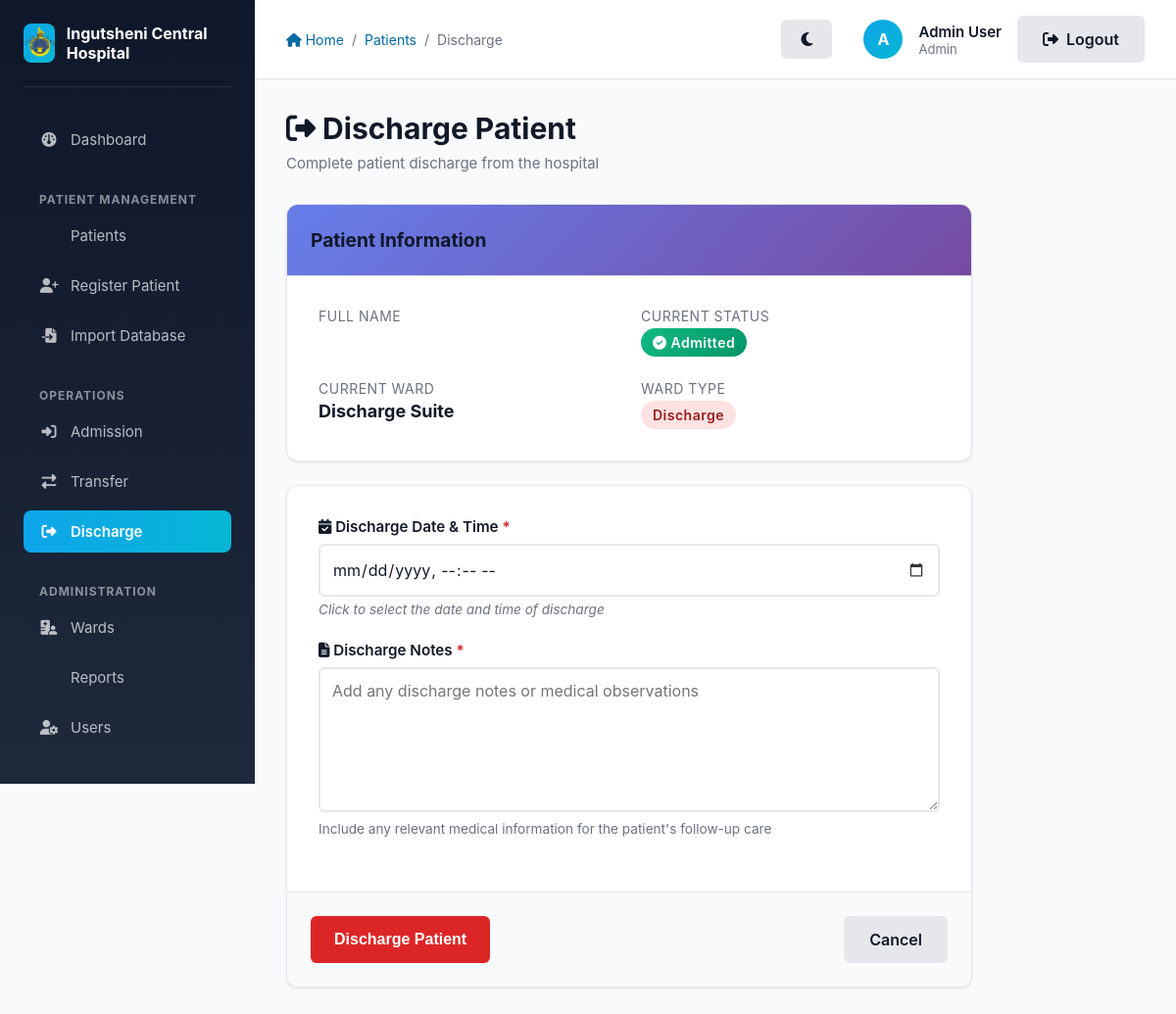
Page /patient/5/discharge (signed in) on the committed database.
### app/models/models.py (models this page shows, shortened)
class User(db.Model, UserMixin):
    __tablename__ = 'users'
    id = db.Column(db.Integer, primary_key=True)
    name = db.Column(db.String(100), nullable=False)
    email = db.Column(db.String(120), unique=True, nullable=False)
    password_hash = db.Column(db.String(128), nullable=False)
    role_id = db.Column(db.Integer, db.ForeignKey('roles.id'), nullable=False)
    ward_id = db.Column(db.Integer, db.ForeignKey('wards.id'), nullable=True)

class Role(db.Model):
    __tablename__ = 'roles'
    id = db.Column(db.Integer, primary_key=True)
    name = db.Column(db.String(50), unique=True, nullable=False)
    users = db.relationship('User', backref='role_obj', lazy=True)

class Ward(db.Model):
    __tablename__ = 'wards'
    id = db.Column(db.Integer, primary_key=True)
    name = db.Column(db.String(100), unique=True, nullable=False)
    type = db.Column(db.String(50), nullable=False) # Admission, General, Discharge
    capacity = db.Column(db.Integer, nullable=True)
    users = db.relationship('User', backref='ward_obj', lazy=True)
    patients = db.relationship('Patient', backref='current_ward', lazy=True)

### app/patients/routes.py (the view, shortened to what this page needs)
@patients.route('/patient/<int:patient_id>/discharge', methods=['GET', 'POST'])
@login_required
def discharge_patient(patient_id):
    patient = Patient.query.get_or_404(patient_id)
    if patient.status != 'Admitted':
        flash('Only admitted patients can be discharged.', 'warning')
        return redirect(url_for('patients.list_patients'))
    ward = Ward.query.get(patient.ward_id)
    if ward.type != 'Discharge':
        flash('Patients can only be discharged via the Discharge Ward. Please transfer them to the Discharge Ward first.', 'danger')
        return redirect(url_for('patients.list_patients'))
    form = DischargeForm()
    return render_template('patients/discharge.html', title='Discharge Patient', form=form, patient=patient)

### app/patients/forms.py
class DischargeForm(FlaskForm):
    discharge_datetime = DateTimeField('Discharge Date & Time', format='%Y-%m-%d %H:%M', validators=[DataRequired()])
    notes = TextAreaField('Discharge Notes', validators=[DataRequired(), Length(min=10, max=1000)])
    submit = SubmitField('Discharge Patient')

### app/models/models.py (called while the page is built)
@login_manager.user_loader
def load_user(user_id):
    return User.query.get(int(user_id))

### app/templates/patients/discharge.html (shortened to what this page needs)
{% extends "layout.html" %}
{% block breadcrumb %}
    <a href="{{ url_for('main.index') }}"><i class="fas fa-home"></i> Home</a>
    <span>/</span>
    <a href="{{ url_for('patients.list_patients') }}">Patients</a>
    <span>/</span>
    <span>Discharge</span>
{% endblock %}
{% block content %}
    <div class="page-header">
        <h1 class="page-title">
            <i class="fas fa-sign-out-alt"></i> Discharge Patient
        </h1>
        <p class="page-subtitle">Complete patient discharge from the hospital</p>
    </div>
    <div style="max-width: 700px;">
        <div class="card" style="margin-bottom: 1.5rem;">
            <div class="card-header">
                <h2 class="card-title">Patient Information</h2>
            </div>
            <div class="card-body">
                <div class="grid grid-2" style="gap: 1.5rem;">
                    <div>
                        <p style="color: #6b7280; font-size: 0.875rem; text-transform: uppercase; letter-spacing: 0.5px; margin-bottom: 0.25rem;">Full Name</p>
                    </div>
                    <div>
                        <p style="color: #6b7280; font-size: 0.875rem; text-transform: uppercase; letter-spacing: 0.5px; margin-bottom: 0.25rem;">Current Status</p>
                        <p class="font-bold" style="font-size: 1.125rem;">
                            <span class="badge status-admitted"><i class="fas fa-check-circle"></i> Admitted</span>
                        </p>
                    </div>
                    <div>
                        <p style="color: #6b7280; font-size: 0.875rem; text-transform: uppercase; letter-spacing: 0.5px; margin-bottom: 0.25rem;">Current Ward</p>
                        <p class="font-bold" style="font-size: 1.125rem;">{{ patient.current_ward.name if patient.current_ward else 'N/A' }}</p>
                    </div>
                    <div>
                        <p style="color: #6b7280; font-size: 0.875rem; text-transform: uppercase; letter-spacing: 0.5px; margin-bottom: 0.25rem;">Ward Type</p>
                        <p class="font-bold" style="font-size: 1.125rem;">
                            <span class="badge badge-danger">{{ patient.current_ward.type if patient.current_ward else 'N/A' }}</span>
                        </p>
                    </div>
                </div>
            </div>
        </div>
        <div class="card">
            <form method="POST" action="" novalidate>
                <div class="card-body">
                    <div class="form-group">
                        <label for="discharge_datetime" class="form-label required">
                            <i class="fas fa-calendar-check"></i> Discharge Date & Time
                        </label>
                        <input type="datetime-local" id="discharge_datetime" name="discharge_datetime" class="form-control"
                               value="{{ form.discharge_datetime.data.strftime('%Y-%m-%dT%H:%M') if form.discharge_datetime.data else '' }}" required>
                        <small class="helper-text">Click to select the date and time of discharge</small>
                    </div>
                    <div class="form-group">
                        <label for="notes" class="form-label required">
                            <i class="fas fa-file-alt"></i> Discharge Notes
                        </label>
                        {{ form.notes(class="form-control" + (" form-error" if form.notes.errors else ""), placeholder="Add any discharge notes or medical observations", rows="6") }}
                        <p class="form-text">Include any relevant medical information for the patient's follow-up care</p>
                    </div>
                </div>
                <div class="card-footer" style="display: flex; gap: 1rem; justify-content: space-between;">
                    {{ form.submit(class="btn btn-danger") }}
                    <a href="{{ url_for('patients.list_patients') }}" class="btn btn-secondary">Cancel</a>
                </div>
            </form>
        </div>
    </div>
{% endblock %}

### app/templates/layout.html (shortened to what this page needs)
<!DOCTYPE html>
<html lang="en">
<head>
    <link rel="stylesheet" href="{{ url_for('static', filename='style.css') }}">
    <link rel="stylesheet" href="https://cdnjs.cloudflare.com/ajax/libs/font-awesome/6.4.0/css/all.min.css">
</head>
<body>
    <aside class="sidebar no-print" id="sidebar">
        <div class="sidebar-header">
            <div class="sidebar-logo">
                <img src="{{ url_for('static', filename='images/logo.png') }}" alt="Ingutsheni Central Hospital Logo">
            </div>
            <div class="sidebar-title">Ingutsheni Central Hospital</div>
        </div>
        <nav class="sidebar-nav">
            <li><a href="{{ url_for('main.index') }}" class="{% if request.endpoint == 'main.index' %}active{% endif %}">
                <i class="fas fa-dashboard"></i> Dashboard
            </a></li>
        </nav>
        {% if current_user.is_authenticated %}
            <div class="sidebar-section-title">Patient Management</div>
            <nav class="sidebar-nav">
                <li><a href="{{ url_for('patients.list_patients') }}" class="{% if request.endpoint == 'patients.list_patients' %}active{% endif %}">
                     Patients
                </a></li>
                <li><a href="{{ url_for('patients.register_patient') }}" class="{% if request.endpoint == 'patients.register_patient' %}active{% endif %}">
                    <i class="fas fa-user-plus"></i> Register Patient
                </a></li>
                {% if current_user.role_obj.name in ['Admin', 'CMO'] %}
                <li><a href="{{ url_for('patients.import_database') }}" class="{% if request.endpoint == 'patients.import_database' %}active{% endif %}">
                    <i class="fas fa-file-import"></i> Import Database
                </a></li>
                {% endif %}
            </nav>
            <div class="sidebar-section-title">Operations</div>
            <nav class="sidebar-nav">
                <li><a href="{{ url_for('patients.list_patients') }}" class="{% if request.endpoint == 'patients.admit_patient' %}active{% endif %}">
                    <i class="fas fa-sign-in-alt"></i> Admission
                </a></li>
                <li><a href="{{ url_for('patients.list_patients') }}" class="{% if request.endpoint == 'transfers.transfer_patient' %}active{% endif %}">
                    <i class="fas fa-exchange-alt"></i> Transfer
                </a></li>
                <li><a href="{{ url_for('patients.list_patients') }}" class="{% if request.endpoint == 'patients.discharge_patient' %}active{% endif %}">
                    <i class="fas fa-sign-out-alt"></i> Discharge
                </a></li>
            </nav>
            <div class="sidebar-section-title">Administration</div>
            <nav class="sidebar-nav">
                <li><a href="{{ url_for('wards.list_wards') }}" class="{% if request.endpoint == 'wards.list_wards' %}active{% endif %}">
                    <i class="fas fa-hospital-user"></i> Wards
                </a></li>
                <li><a href="{{ url_for('reports.view_reports') }}" class="{% if request.endpoint == 'reports.view_reports' %}active{% endif %}">
                     Reports
                </a></li>
                {% if current_user.role_obj.name == 'Admin' %}
                    <li><a href="{{ url_for('auth.manage_users') }}" class="{% if request.endpoint == 'auth.manage_users' %}active{% endif %}">
                        <i class="fas fa-user-gear"></i> Users
                    </a></li>
                {% endif %}
            </nav>
        {% endif %}
    </aside>
    <div class="main-content">
        <div class="top-bar no-print">
            <div class="top-bar-left">
                <div class="breadcrumb">
                    {% block breadcrumb %}{% endblock %}
                </div>
            </div>
            <div class="top-bar-right" style="display: flex; align-items: center; gap: 1rem;">
                <div style="display: flex; align-items: center; gap: 1rem; margin-right: 1rem;">
                    <button id="themeToggle" class="btn btn-secondary btn-sm" title="Toggle Dark/Light Mode" style="border-radius: 50%; width: 40px; height: 40px; padding: 0;">
                        <i class="fas fa-moon"></i>
                    </button>
                </div>
                {% if current_user.is_authenticated %}
                    <div class="user-menu">
                        <div class="user-avatar" title="{{ current_user.name }}">
                            {{ current_user.name[0].upper() }}
                        </div>
                        <div class="user-info">
                            <div class="user-name">{{ current_user.name }}</div>
                            <div class="user-role">{{ current_user.role_obj.name }}</div>
                        </div>
                    </div>
                    <a href="{{ url_for('auth.logout') }}" class="btn btn-secondary btn-sm">
                        <i class="fas fa-sign-out-alt"></i> Logout
                    </a>
                {% else %}
                    <a href="{{ url_for('auth.login') }}" class="btn btn-primary btn-sm">
                        <i class="fas fa-sign-in-alt"></i> Login
                    </a>
                {% endif %}
            </div>
        </div>
        <div class="page-content">
            {% block content %}{% endblock %}
        </div>
    </div>
</body>
</html>

### app/templates/layout.html (style rules this page uses)
body { display: flex; min-height: 100vh; background-color: #f9fafb; }
.sidebar { width: 260px; background: linear-gradient(180deg, #0f172a 0%, #1e293b 100%); color: white; padding: 1.5rem; overflow-y: auto; position: fixed; height: 100vh; top: 0; left: 0; z-index: 100; }
.sidebar-header { display: flex; align-items: center; gap: 0.75rem; margin-bottom: 2rem; padding-bottom: 1.5rem; border-bottom: 1px solid rgba(255, 255, 255, 0.1); }
.sidebar-logo { width: 40px; height: 40px; background: linear-gradient(135deg, #0ea5e9 0%, #06b6d4 100%); border-radius: 0.5rem; display: flex; align-items: center; justify-content: center; overflow: hidden; }
.sidebar-logo img { width: 100%; height: 100%; object-fit: cover; display: block; }
.sidebar-title { font-size: 1rem; font-weight: 700; }
.sidebar-nav { list-style: none; margin-bottom: 2rem; }
.sidebar-nav li { margin-bottom: 0.5rem; }
.sidebar-nav a { display: flex; align-items: center; gap: 0.75rem; padding: 0.75rem 1rem; color: rgba(255, 255, 255, 0.7); text-decoration: none; border-radius: 0.5rem; transition: all 0.2s ease; font-size: 0.9375rem; }
.sidebar-nav a.active { background: linear-gradient(90deg, #0ea5e9 0%, #06b6d4 100%); color: white; font-weight: 600; }
.sidebar-nav i { width: 20px; text-align: center; }
.sidebar-section-title { font-size: 0.75rem; font-weight: 700; color: rgba(255, 255, 255, 0.5); text-transform: uppercase; letter-spacing: 1px; margin: 1rem 0 0.5rem; padding: 0 1rem; }
.main-content { margin-left: 260px; flex: 1; display: flex; flex-direction: column; }
.top-bar { background-color: white; border-bottom: 1px solid #e5e7eb; padding: 1rem 2rem; display: flex; justify-content: space-between; align-items: center; box-shadow: 0 1px 3px rgba(0, 0, 0, 0.05); position: sticky; top: 0; z-index: 50; }
.top-bar-left { display: flex; align-items: center; gap: 1rem; }
.breadcrumb { display: flex; align-items: center; gap: 0.5rem; font-size: 0.875rem; color: #6b7280; }
.breadcrumb a { color: #0369a1; text-decoration: none; }
.top-bar-right { display: flex; align-items: center; gap: 1.5rem; }
.user-menu { display: flex; align-items: center; gap: 1rem; }
.user-avatar { width: 40px; height: 40px; border-radius: 50%; background: linear-gradient(135deg, #0ea5e9 0%, #06b6d4 100%); display: flex; align-items: center; justify-content: center; color: white; font-weight: 700; cursor: pointer; }
.user-info { display: flex; flex-direction: column; }
.user-name { font-weight: 600; color: #111827; font-size: 0.9375rem; }
.user-role { font-size: 0.8125rem; color: #6b7280; }
.page-content { padding: 2rem; flex: 1; overflow-y: auto; }
.page-header { margin-bottom: 2rem; }
.page-title { font-size: 1.875rem; font-weight: 700; color: #111827; margin-bottom: 0.5rem; }
.page-subtitle { color: #6b7280; font-size: 0.9375rem; }

### rows in the picture
User: name "A", name "Admin User"
Role: role_obj.name "Admin"
Ward: current_ward "Discharge Suite", current_ward "Discharge"
